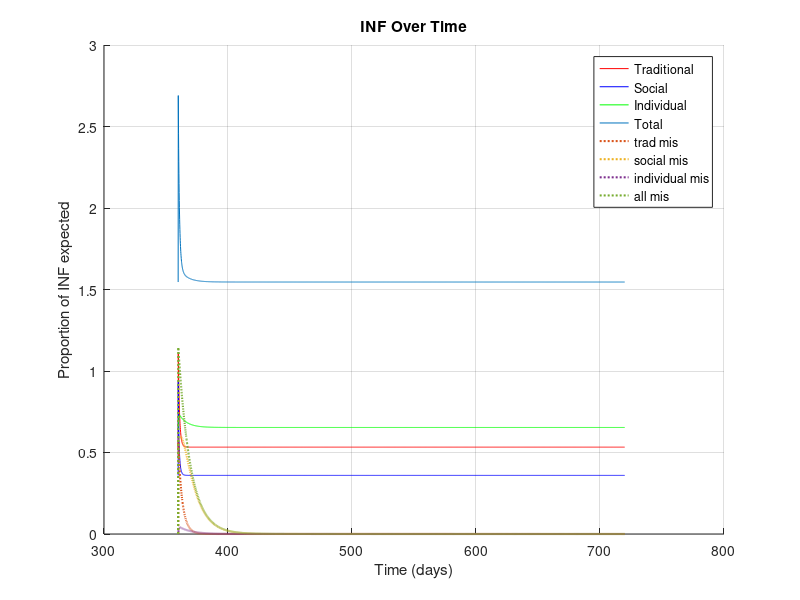
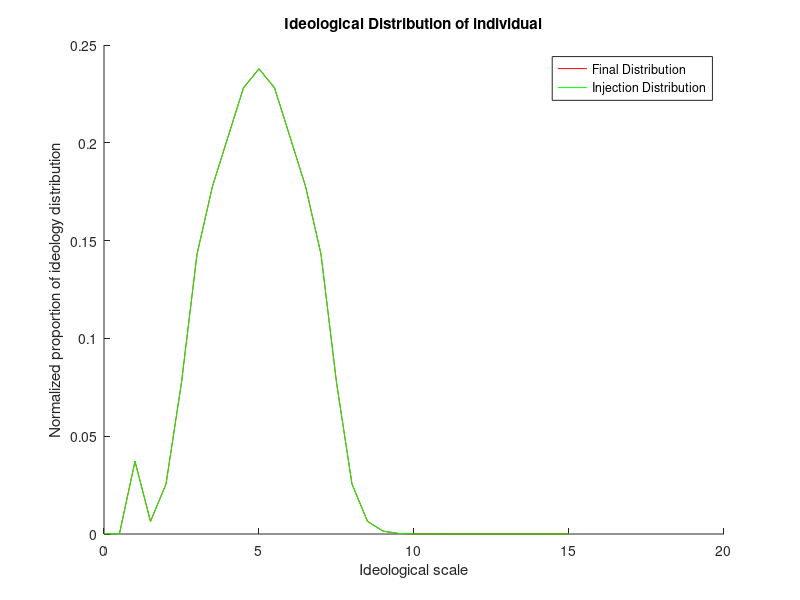

Reproduce these figures in MATLAB, in order.
%%%%%%%%%%%%%%%%% DISTRIBUTIONS %%%%%%%%%%%%%%%%%%%%%%%%
x = 0:.5:15;
basic = x;
traddist = normpdf(x, 5, 1);

socialdist = (normpdf(x, 3, .5) + normpdf(x, 7, .5)) / trapz(x, (normpdf(x, 3, .5) + normpdf(x, 7, .5)));

p1 = normpdf(x, 6, 1);
p2 = normpdf(x, 4, 1);
combined = p1+p2;
inddist = combined / trapz(x, combined);


%inddist = normpdf(x, 5.5, 1);
first = inddist;
%%%%%%%%%%%%%%%%%%%%%%%%%%%%%%%%%%% MISINF %%%%%%%%%%%%%%%%%%%%%%%%%%%%%


misinfdist = normpdf(x, 1, 0.000000000001) ;
misinfdist = misinfdist /  trapz(misinfdist);

BETA =  74;
BETAFLAG = true;


%%%%%%%%%%%%%%%%%%%%%%%%%%%%%%%%%%% GENERATION %%%%%%%%%%%%%%%%%%%%%%%%%%%%%
months = 24;
days = months * 30;
t = days*10; %(days * 10) 
step_size = 0.1;  % Step size
total_length = round(t / step_size);

pts = 0.576;    
pst = 2.302;    
pti = 0.329;  
psi = 0.329;    

klostrad = .657;
tradperc = 1;
klostsocial = 1.53;
socialperc = 1;
klostind = .153;
indperc = 1;

kgsocial = .45;
kgind = .1;
kgtrad = .45;

tradists = zeros(total_length, length(basic));
tradists(1, :) = traddist; 

socialdists = zeros(total_length, length(basic)); 
socialdists(1, :) = socialdist; 


inddists = zeros(total_length, length(basic));  
inddists(1, :) = inddist; 

totaldists = zeros(total_length, length(basic));  
totaldists(1, :) = traddist + socialdist + inddist;

x_axis = [0];  % Will store the days incremented by whole numbers
alltrad = [0.001];  % Initialize traditional array
allsocial = [0.001];  % Initialize social array
allindividual = [0.001];  % Initialize individual array
allmis = [0.00000000000001];


mistrad = [0.0000000000001];
missocial = [0.00000000001];
misindividual = [0.000000000001];


indret = [0.001];
current_x = 0;  % Current position in time
i = 1;  % Index for the arrays
total = [.00000000000000000001];

bigX = 1.16;
kreti =.05003;
krettrad = kreti/bigX;
kretsoc = kreti/6;
kretmis = kreti/2;
C = 1000000;


kr = .1;
%%%%%%%%%%%%%%%%%%%%%%% GENERATION PARAMETERS %%%%%%%%%%%%%%%%%%%%%%%%%%%%%
while current_x < t
 
    % Convert current time to days for x-axis
    if mod(i-1, (1/step_size)) == 0  % Every 100 steps, increment the day
        x_axis(end + 1) = (i-1) / (1/step_size);  % Increment day by 1
    end

    diffTS = alltrad(i) - allsocial(i);  % Difference between trad and social
    diffTI = alltrad(i) - allindividual(i);  % Difference between trad and individual
    diffIS = allindividual(i) - allsocial(i);  % Difference between individual and social

    % Temporary variables to store next values
    new_trad = alltrad(i);
    new_social = allsocial(i);
    new_individual = allindividual(i);

    newtraddist = tradists(i, :);
    newsocialdist = socialdists(i, :);
    newinddist = inddists(i, :);

    sprimet= 6.94e-4  *step_size * .01 *(mistrad(i) / alltrad(i))^-1; 
    sprimes = 6.94e-4*step_size * .01 *(missocial(i) / allsocial(i))^-1; 
    sprimei = 6.94e-4 *step_size * .01 *(misindividual(i) / allindividual(i))^-1; 
        precogt = 1 - exp((-1/C) * (current_x / sprimet));
        precogs = 1 - exp((-1/C) * (current_x / sprimes));
        precogi = 1 - exp((-1/C) * (current_x / sprimei));  
            newmistrad = mistrad(i) - precogt*kr*mistrad(i) *step_size;
            newmissocial =  missocial(i) - precogs*kr*missocial(i)*step_size;
            newmisindividual = misindividual(i) - precogi*kr*misindividual(i)*step_size;

     
    new_social = new_social + (kgsocial - klostsocial * new_social)* socialperc *step_size ;
    new_trad = new_trad + (kgtrad  - klostrad * new_trad) * tradperc*step_size ;
    new_individual = new_individual + (kgind  - klostind * new_individual)* indperc*step_size ;

    changeI = (kgind  - klostind * new_individual)* indperc  *step_size/ allindividual(i);
    changeT = (kgtrad  - klostrad * new_trad)* tradperc *step_size / alltrad(i);
    changeS = (kgsocial  - klostsocial * new_social)* socialperc  * step_size/ allsocial(i);

    newtraddist = newtraddist + (changeT)*traddist;
    newinddist = newinddist + (changeI)*newinddist;
    newsocialdist = newsocialdist + (changeS)*socialdist;

    %Misinfinjection
    if mod((i*step_size), 12*30) == 0 && BETAFLAG == true % @ 12 months
        misinfdist= misinfdist * BETA * .01 * trapz(x, totaldists(i, :));
        
        newtraddist = newtraddist + misinfdist/2 ;
        newsocialdist = newsocialdist  + misinfdist/2;
    
        new_trad = new_trad + BETA  * .01* total(i)/2;
        new_social = new_social + BETA  * .01* total(i)/2;

        newmistrad = mistrad(i) +  BETA * .01 * total(i)/2;
        newmissocial = missocial(i) + BETA * .01 * total(i)/2;
        
        BETAFLAG = false;
    end
 

    % Update for traditional vs social
    if diffTS > 0
        changeFromFlow = (pts * diffTS)  * step_size / alltrad(i);

        newtraddist = newtraddist - changeFromFlow * (tradists(i,:));
        newsocialdist = newsocialdist + changeFromFlow * (tradists(i,:));
    
        new_trad = new_trad - (pts * diffTS) * step_size;
        new_social = new_social + (pts * diffTS) * step_size;
        
        newmistrad = newmistrad - changeFromFlow * newmistrad;
        newmissocial = newmissocial + changeFromFlow * newmistrad;
    elseif diffTS < 0
        changeFromFlow = (pst * -diffTS) * step_size  / allsocial(i);

        newtraddist = newtraddist + changeFromFlow*(socialdists(i,:)+0);
        newsocialdist = newsocialdist - changeFromFlow*(socialdists(i,:)+0);

        new_trad = new_trad - (pts * diffTS) * step_size;
        new_social = new_social + (pts * diffTS) * step_size;
        
        newmistrad = newmistrad - changeFromFlow * newmistrad;
        newmissocial = newmissocial + changeFromFlow * newmistrad;
    end
    if diffIS < 0
        changeFromFlow = (psi * -diffIS)* step_size  / allsocial(i);

        newinddist = newinddist + changeFromFlow*(socialdists(i,:)+0);
        newsocialdist = newsocialdist - changeFromFlow*(socialdists(i,:)+0);

        new_individual = new_individual + (psi * -diffIS) * step_size;
        new_social = new_social - (psi * -diffIS) * step_size;

        newmisindividual = newmisindividual + changeFromFlow * newmissocial;
        newmissocial = newmissocial - changeFromFlow * newmissocial;
    end
    if diffTI > 0
        changeFromFlow = (pti * diffTI) * step_size  / alltrad(i);

        newinddist = newinddist + changeFromFlow*(tradists(i,:)+0) ;
        newtraddist = newtraddist - changeFromFlow*(tradists(i,:)+0) ;
       
        new_trad = new_trad - (pti * diffTI)* step_size;
        new_individual = new_individual + (pti * diffTI)* step_size ;

        newmisindividual = newmisindividual + changeFromFlow * newmistrad;
        newmistrad = newmistrad - changeFromFlow *newmistrad;
    end

    alltrad(i + 1) = new_trad;
    allsocial(i + 1) = new_social;
    allindividual(i + 1) = new_individual;
    total(i+1) = new_trad + new_social + new_individual;

    mistrad(i+1) = newmistrad;
    missocial(i+1) =  newmissocial;
    misindividual(i+1) = newmisindividual;
    allmis(i+1) = newmistrad + newmissocial + newmisindividual;
   
    
    indret(i+1) = indret(i)+ (new_trad * krettrad + new_social * kretsoc + new_individual * kreti)*step_size;


    tradists(i+1, :) = newtraddist(1, :);
    socialdists(i+1, :) = newsocialdist(1, :);
    inddists(i+1, :) = newinddist(1, :);

    totaldists(i+1, :) = newtraddist(1, :) + newsocialdist(1, :) + newinddist(1, :);

    current_x = current_x + step_size; 
    i = i + 1;  
end
x_axis = x_axis * step_size;


% Plotting alltrad, allsocial, and allindividual vs x_axis
figure;
hold on;
plot(x_axis(3600:end), alltrad(3600:length(x_axis)), 'r', 'DisplayName', 'Traditional');
plot(x_axis(3600:end), allsocial(3600:length(x_axis)), 'b', 'DisplayName', 'Social');
plot(x_axis(3600:end), allindividual(3600:length(x_axis)), 'g', 'DisplayName', 'Individual');
plot(x_axis(3600:end), total(3600:length(x_axis)), 'DisplayName', 'Total');
%plot(x_axis(3600:end), indret(3600:length(x_axis)), 'DisplayName', 'retained');
plot(x_axis(3600:end), mistrad(3600:length(x_axis)), ':', 'LineWidth', 1.5, 'DisplayName', "trad mis");
plot(x_axis(3600:end), missocial(3600:length(x_axis)), ':', 'LineWidth', 1.5,'DisplayName', "social mis");
plot(x_axis(3600:end), misindividual(3600:length(x_axis)), ':', 'LineWidth', 1.5,'DisplayName', "individual mis");
plot(x_axis(3600:end), allmis(3600:length(x_axis)), ':', 'LineWidth', 1.5,'DisplayName', "all mis");

disp(length(x_axis))
for i = 3601:length(x_axis)
    if allmis(i)/total(i) <= .01
        disp(allmis(3601))
        disp(allmis(i))
        disp(i/10 - 360)
        break
    end
end

hold on;
% Adding titles and labels
title('INF Over Time');
xlabel('Time (days)');
ylabel('Proportion of INF expected');
legend show;
grid on;


figure;
hold on;
plot(x, inddists(end, :) / trapz(x, inddists(end, :)), 'r', "DisplayName", "Final Distribution");
plot(x, inddists((12+1)*30*10, :) /trapz(x, inddists((12+1)*30*10, :)) , 'g', "DisplayName", "Injection Distribution");
xlabel('Ideological scale');
ylabel('Normalized proportion of ideology distribution');
title("Ideological Distribution of individual")
legend show;


finalA = inddists;





